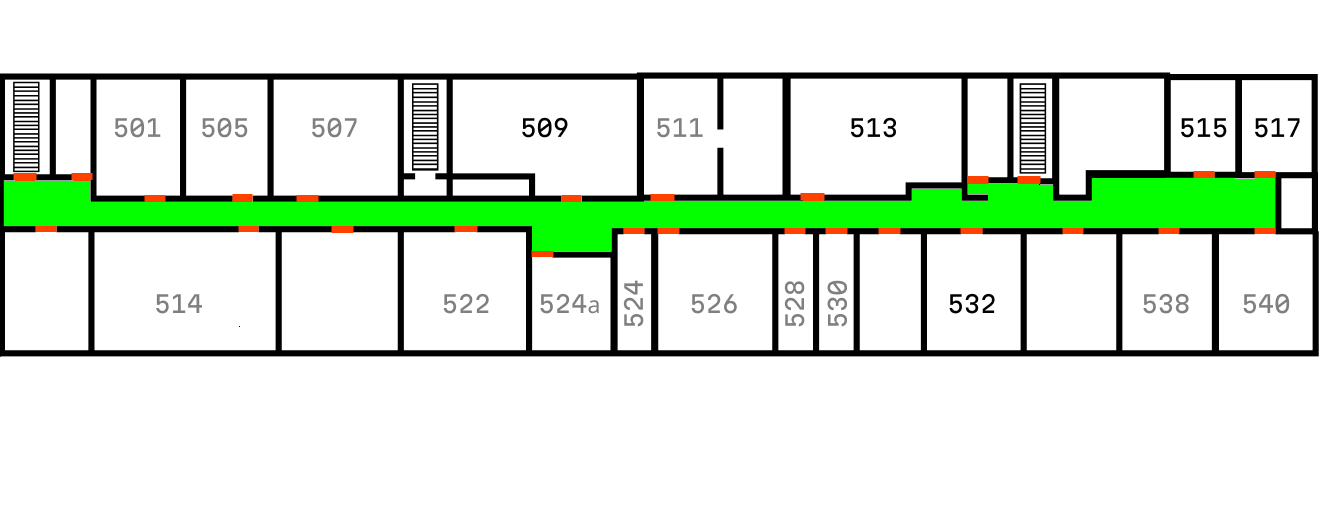
#> input picture preprocessed_plan5.png, 1339 x 522 px
$ python graph_builder.py
#> lines starting #> are read from the running program, lines starting #| are printed output that depends on the picture; after the words box and inside, x2 and y2 are one past the last pixel; in counts of white or black regions, pixels touching at a corner belong together
import cv2
import numpy as np
import matplotlib.pyplot as plt
import networkx as nx
from scipy.spatial import KDTree
from scipy import ndimage
from skimage.morphology import thin, skeletonize
from skimage import measure

def process_floor_plan(image_path):
    # Загружаем изображение
#> called with image_path = 'preprocessed_plan5.png'
    image = cv2.imread(image_path)
#> image is the input picture: shape (522, 1339, 3); mean B, G, R 216.4, 232.2, 218

    # 1. Выделяем зеленую область (коридор)
    green_mask = extract_green_area(image)

    # 2. Выделяем красные области (двери)
    red_mask = extract_red_areas(image)

    # 3. Строим упрощённый скелет коридора с помощью thin
    corridor_skeleton = create_skeleton(green_mask)
    # with open('reco1_out.txt', 'w') as f:
    #     f.write(str(corridor_skeleton))

    # 4. Находим центры красных линий (двери)
    door_points = find_door_centers(red_mask)

    # 5. Строим граф с чисто манхэттеновскими путями
    G = build_manhattan_graph_strict(door_points, corridor_skeleton, green_mask)

    return G, door_points, corridor_skeleton, green_mask, red_mask

def extract_green_area(image):
    """Выделяем зеленую область (коридор)"""
    hsv = cv2.cvtColor(image, cv2.COLOR_BGR2HSV)

    # Диапазон зеленого цвета в HSV
    lower_green = np.array([35, 50, 50])
    upper_green = np.array([85, 255, 255])

    green_mask = cv2.inRange(hsv, lower_green, upper_green)
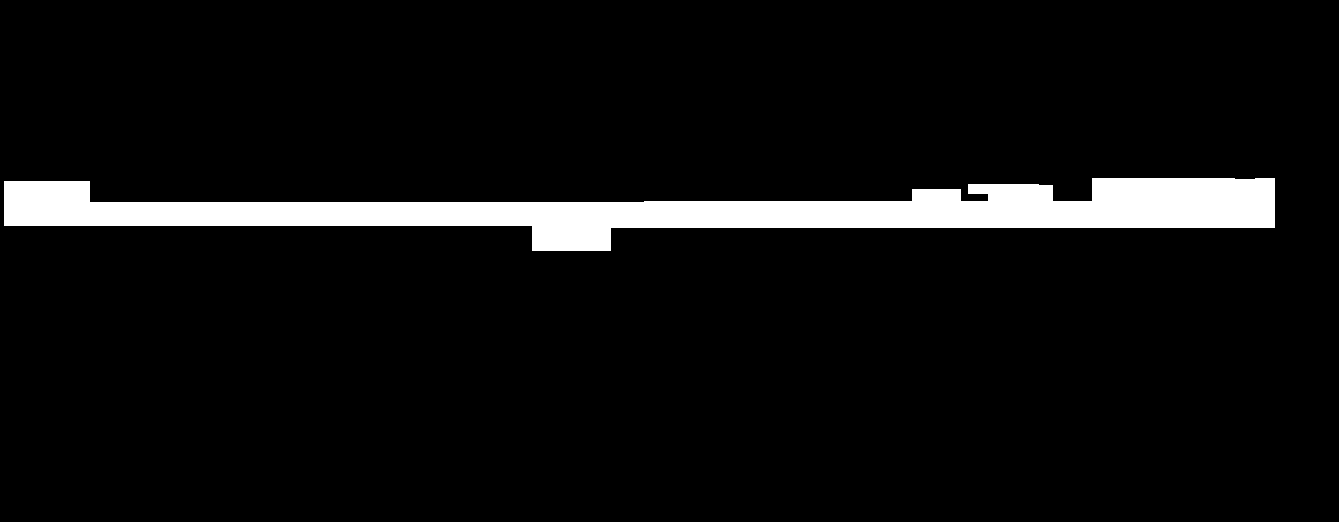
#> green_mask: shape (522, 1339); 6.1% white; 1 white region, box (x1, y1, x2, y2) and area: (4, 178, 1275, 251) 42312

    # Морфологические операции для очистки маски
    kernel = np.ones((3,3), np.uint8)
    green_mask = cv2.morphologyEx(green_mask, cv2.MORPH_CLOSE, kernel)
    green_mask = cv2.morphologyEx(green_mask, cv2.MORPH_OPEN, kernel)

    return green_mask

def extract_red_areas(image):
    """Выделяем красные области (двери)"""
    hsv = cv2.cvtColor(image, cv2.COLOR_BGR2HSV)

    # Два диапазона для красного цвета (т.к. красный на границе HSV)
    lower_red1 = np.array([0, 50, 50])
    upper_red1 = np.array([10, 255, 255])
    lower_red2 = np.array([170, 50, 50])
    upper_red2 = np.array([180, 255, 255])

    red_mask1 = cv2.inRange(hsv, lower_red1, upper_red1)
    red_mask2 = cv2.inRange(hsv, lower_red2, upper_red2)
    red_mask = cv2.bitwise_or(red_mask1, red_mask2)

    return red_mask

def create_skeleton(green_mask):
    """Создаем скелет с помощью thin и упрощаем его"""
    # Убедимся, что маска бинарная
    _, binary = cv2.threshold(green_mask, 1, 255, cv2.THRESH_BINARY)

    # Используем thin для получения скелета
    # skeleton = thin(binary // 255)
    skeleton = skeletonize(binary // 255)
    skeleton = (skeleton * 255).astype(np.uint8)

    return skeleton

def find_angles(skeleton):
    cv2.findContours()
    angles = cv2.cornerHarris(skeleton, )

def find_angles_contour(skeleton):
    # Находим контуры и аппроксимируем
    approx_list = []
    contours, _ = cv2.findContours(skeleton, cv2.RETR_EXTERNAL, cv2.CHAIN_APPROX_SIMPLE)
    for contour in contours:
        epsilon = 0.02 * cv2.arcLength(contour, True)
        approx = cv2.approxPolyDP(contour, epsilon, True)
        approx_list.append(approx)
        # Углы - это вершины аппроксимированного контура
    return approx_list

def find_door_centers(red_mask):
    """Находим центры красных линий (двери)"""
    # Находим контуры красных областей
    contours, _ = cv2.findContours(red_mask, cv2.RETR_EXTERNAL, cv2.CHAIN_APPROX_SIMPLE)
#> contours = 26 contours; largest, box (x1, y1, x2, y2) and area: (800, 193, 825, 201) 164, (1017, 176, 1041, 184) 160, (13, 173, 37, 181) 158, (967, 176, 989, 184) 146, (650, 194, 675, 201) 144

    door_points = []
    for contour in contours:
        # Аппроксимируем контур до линии
        if len(contour) >= 2:
            # Находим ориентированную bounding box
            rect = cv2.minAreaRect(contour)
            center, size, angle = rect
            door_points.append((int(center[0]), int(center[1])))
#> this loop made 26 passes
#> (contour, rect) on passes 2 to 3: ([[1158, 228], [1158, 233], [1179, 233], [1179, 228]], ((1168.5, 230.5), (5, 21), -90)), ([[1062, 228], [1062, 233], [1083, 233], [1083, 228]], ((1072.5, 230.5), (5, 21), -90))
#> after the loop, door_points = 26 pairs, first value 24 to 1264, second value 174 to 253

    return door_points

def build_manhattan_graph_strict(door_points, corridor_skeleton, green_mask):
    """Строим граф со строго манхэттеновскими путями (только горизонтальные/вертикальные)"""
    G = nx.Graph()

    # Добавляем узлы для дверей
    for i, door in enumerate(door_points):
        G.add_node(f"door_{i}", pos=door, type='door')
#> this loop made 26 passes
#> door on passes 1 to 4: (542, 253), (1168, 230), (1072, 230), (971, 230)

    # Находим точки скелета для соединения
    skeleton_points = find_skeleton_points_straight(corridor_skeleton)
    if len(skeleton_points) == 0:
        return G

    # Создаем KD-дерево для быстрого поиска ближайших точек скелета
    skeleton_kdtree = KDTree(skeleton_points)

    # Для каждой двери находим ближайшую точку на скелете
    for i, door in enumerate(door_points):
        door_node = f"door_{i}"

        # Находим ближайшую точку скелета
        distance, idx = skeleton_kdtree.query([door])
        nearest_skeleton_point = tuple(skeleton_points[idx[0]])

        # Создаем строго манхэттеновский путь от двери до скелета
        path = create_strict_manhattan_path(door, nearest_skeleton_point, green_mask)

        # Добавляем путь в граф
        if path and len(path) > 1:
            add_path_to_graph(G, path, door_node, i)

    # Соединяем точки скелета между собой строго ортогональными путями
    connect_skeleton_points_strict(G, skeleton_points, green_mask)

    return G

def find_skeleton_points_straight(skeleton):
    """Находим ключевые точки скелета, предпочитая прямые участки"""
    # Находим все точки скелета
    points = np.column_stack(np.where(skeleton > 0))
#> points = 1279 pairs, first value 187 to 226, second value 25 to 1265
    if len(points) == 0:
        return []

    # Преобразуем в формат (x, y)
    points = points[:, [1, 0]]
#> points = 1279 pairs, first value 25 to 1265, second value 187 to 226

    # Находим концевые точки и точки ветвления
    key_points = []

    for point in points:
        x, y = point
        # Проверяем количество соседей (только ортогональные)
        neighbors = 0
        for dx, dy in [(-1,0), (1,0), (0,-1), (0,1)]:
            nx, ny = x + dx, y + dy
            if (0 <= nx < skeleton.shape[1] and 0 <= ny < skeleton.shape[0] and
                skeleton[ny, nx] > 0):
                neighbors += 1

        # Сохраняем концевые точки и точки ветвления
        if neighbors == 1 or neighbors >= 3:
            key_points.append((x, y))
#> this loop made 1279 passes
#> (x, y) on passes 1 to 3: (1265, 187), (973, 188), (974, 188)
#> after the loop, key_points = 30 pairs, first value 25 to 1249, second value 188 to 226
#> in build_manhattan_graph_strict, `skeleton_points = find_skeleton_points_straight(corridor_skeleton)`: skeleton_points has the same summary as key_points in find_skeleton_points_straight
#> the loop in build_manhattan_graph_strict, `for i, door in enumerate(door_points):` made 26 passes
#> door on passes 15 to 18: (571, 198), (307, 198), (154, 198), (662, 197)

    # Если ключевых точек мало, добавляем точки с максимальным количеством ортогональных соседей
    if len(key_points) < 3:
        # Сортируем по количеству соседей и берем топ-10
        neighbor_counts = []
        for point in points:
            x, y = point
            neighbors = 0
            for dx, dy in [(-1,0), (1,0), (0,-1), (0,1)]:
                nx, ny = x + dx, y + dy
                if (0 <= nx < skeleton.shape[1] and 0 <= ny < skeleton.shape[0] and
                    skeleton[ny, nx] > 0):
                    neighbors += 1
            neighbor_counts.append((point, neighbors))

        neighbor_counts.sort(key=lambda x: x[1], reverse=True)
        additional_points = [p[0] for p in neighbor_counts[:min(10, len(neighbor_counts))]]
        key_points.extend(additional_points)

    return list(set(key_points))  # Убираем дубликаты

def create_strict_manhattan_path(start, end, green_mask):
    """Создаем строго манхэттеновский путь (только горизонтальные/вертикальные отрезки)"""
    path = [start]

    # Всегда сначала горизонтальное движение, потом вертикальное
    intermediate = (end[0], start[1])

    # Проверяем, что оба отрезка находятся в коридоре
    if (is_path_in_green_area(start, intermediate, green_mask) and
        is_path_in_green_area(intermediate, end, green_mask)):
        path.append(intermediate)
        path.append(end)
    else:
        # Пробуем вертикальное движение первым
        intermediate = (start[0], end[1])
        if (is_path_in_green_area(start, intermediate, green_mask) and
            is_path_in_green_area(intermediate, end, green_mask)):
            path.append(intermediate)
            path.append(end)
        else:
            # Если прямой путь не работает, находим альтернативный манхэттеновский путь
            path = find_alternative_manhattan_path_strict(start, end, green_mask)

    return path

def find_alternative_manhattan_path_strict(start, end, green_mask):
    """Находим альтернативный строго манхэттеновский путь"""
    path = [start]

    # Пробуем разные комбинации горизонтального/вертикального движения
    options = [
        # Вариант 1: Горизонтально -> Вертикально
        [(end[0], start[1]), end],
        # Вариант 2: Вертикально -> Горизонтально
        [(start[0], end[1]), end],
        # Вариант 3: С промежуточной точкой посередине
        [(start[0] + (end[0]-start[0])//2, start[1]),
         (start[0] + (end[0]-start[0])//2, end[1]), end],
        # Вариант 4: Другой вариант с промежуточной точкой
        [(start[0], start[1] + (end[1]-start[1])//2),
         (end[0], start[1] + (end[1]-start[1])//2), end]
    ]

    for option in options:
        valid_path = True
        test_path = [start] + option

        # Проверяем, что все сегменты пути находятся в коридоре
        for i in range(len(test_path) - 1):
            if not is_path_in_green_area(test_path[i], test_path[i+1], green_mask):
                valid_path = False
                break

        if valid_path:
            return test_path

    # Если ни один вариант не сработал, возвращаем минимальный манхэттеновский путь
    return [start, (end[0], start[1]), end] if abs(end[0]-start[0]) > abs(end[1]-start[1]) else [start, (start[0], end[1]), end]

def is_path_in_green_area(point1, point2, green_mask):
    """Проверяем, что путь между двумя точками находится в коридоре"""
    # Создаем временное изображение для проверки пути
    temp_mask = np.zeros_like(green_mask)
    cv2.line(temp_mask, point1, point2, 255, 2)

    # Проверяем, что все точки пути находятся в зеленой области
    intersection = cv2.bitwise_and(temp_mask, green_mask)

    # Если более 90% пути находится в коридоре, считаем путь валидным
    path_pixels = np.sum(temp_mask > 0)
    valid_pixels = np.sum(intersection > 0)

    return path_pixels > 0 and valid_pixels / path_pixels > 0.9

def add_path_to_graph(G, path, start_node, path_id):
    """Добавляем путь в граф"""
    prev_point = path[0]
    prev_node = start_node

    for j, point in enumerate(path[1:], 1):
        point_node = f"path_{path_id}_{j}"
        G.add_node(point_node, pos=point, type='path_point')
        G.add_edge(prev_node, point_node, weight=distance_manhattan(prev_point, point))
        prev_node = point_node
        prev_point = point

def connect_skeleton_points_strict(G, skeleton_points, green_mask):
    """Соединяем точки скелета между собой строго ортогональными путями"""
    if len(skeleton_points) < 2:
        return

    # Создаем KD-дерево для точек скелета
    kdtree = KDTree(skeleton_points)

    # Соединяем близлежащие точки скелета строго манхэттеновскими путями
    for i, point1 in enumerate(skeleton_points):
        node1 = f"skeleton_{i}"
        if node1 not in G.nodes:
            G.add_node(node1, pos=point1, type='skeleton_point')

        # Находим ближайшие точки
        distances, indices = kdtree.query([point1], k=min(5, len(skeleton_points)))

        for j, idx in enumerate(indices[0]):
            if i != idx:  # Не соединяем точку с самой собой
                point2 = skeleton_points[idx]
                distance = distances[0][j]

                # Соединяем, если точки близки
                if distance < 100:
                    # Создаем строго манхэттеновский путь между точками скелета
                    path = create_strict_manhattan_path(point1, point2, green_mask)

                    if len(path) > 1:
                        node2 = f"skeleton_{idx}"
                        if node2 not in G.nodes:
                            G.add_node(node2, pos=point2, type='skeleton_point')

                        # Добавляем путь между точками скелета
                        add_path_to_graph(G, path, node1, f"sk_{i}_{idx}")
#> this loop made 30 passes
#> point1 on passes 1 to 4: (25, 203), (1116, 203), (1017, 206), (1117, 202)
#> the loop in find_angles_contour, `for contour in contours:` made 1 pass

def distance_manhattan(point1, point2):
    """Вычисляем манхэттеновское расстояние между точками"""
    return abs(point1[0] - point2[0]) + abs(point1[1] - point2[1])

def visualize_results(image, G, door_points, corridor_skeleton, green_mask, red_mask, angles_points):
    """Визуализация результатов"""
    fig, axes = plt.subplots(2, 3, figsize=(18, 12))

    # Исходное изображение
    axes[0,0].imshow(cv2.cvtColor(image, cv2.COLOR_BGR2RGB))
    axes[0,0].set_title('Исходное изображение')

    # Зеленая маска (коридор)
    axes[0,1].imshow(green_mask, cmap='Greens')
    axes[0,1].set_title('Коридор (зеленая область)')

    # Красная маска (двери)
    axes[0,2].imshow(red_mask, cmap='Reds')
    axes[0,2].set_title('Двери (красные области)')

    # Скелет коридора
    axes[1,0].imshow(corridor_skeleton, cmap='gray')
    axes[1,0].set_title('Скелет коридора')

    # Все обнаруженные точки
    result_img = image.copy()
    for door in door_points:
        cv2.circle(result_img, door, 6, (0, 0, 255), -1)  # Красные - двери
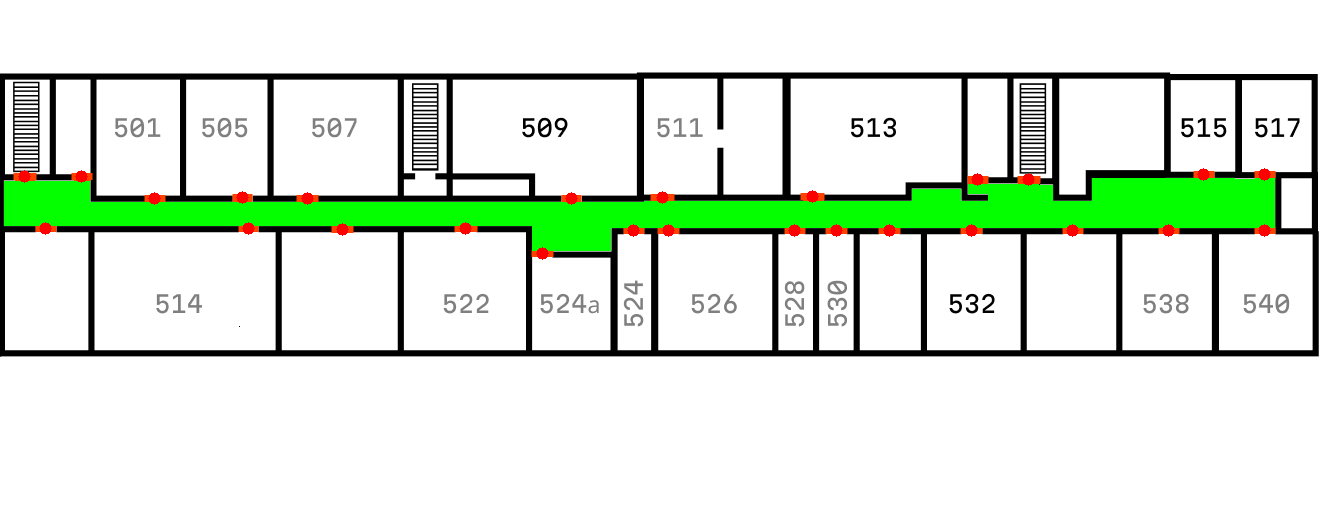
#> result_img: shape (522, 1339, 3); 0.42% of pixels changed, all inside (x1, y1, x2, y2) = (18, 168, 1271, 260)

    # Рисуем скелет поверх изображения
    skeleton_points = np.where(corridor_skeleton > 0)
    for y, x in zip(skeleton_points[0], skeleton_points[1]):
        cv2.circle(result_img, (x, y), 2, (255, 0, 0), -1)  # Синие - точки скелета
#> this loop made 1279 passes
#> (y, x) on passes 1 to 3: (187, 1265), (188, 973), (188, 974)
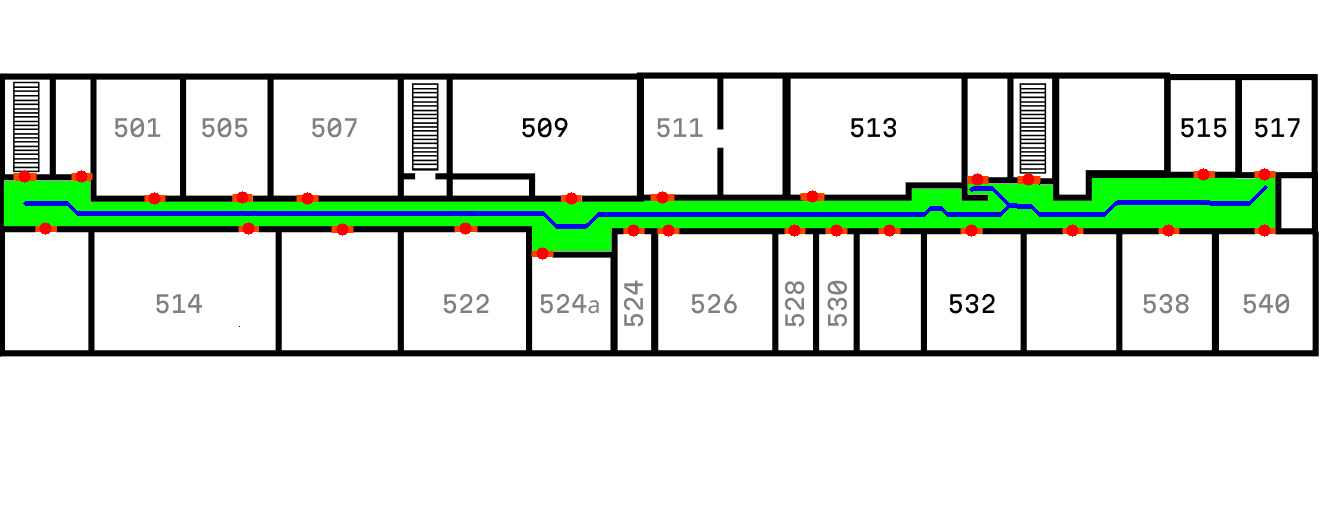
#> result_img: shape (522, 1339, 3); 0.92% of pixels changed, all inside (x1, y1, x2, y2) = (23, 185, 1268, 229)

    angles_points = np.where(angles_points > 0)
    for y,x in zip(angles_points[0], angles_points[1]):
        cv2.circle(result_img, (y,x), 10, (0, 0, 255), -1)
#> this loop made 4 passes
#> y on passes 1 to 4: 0, 0, 1, 1

    axes[1,1].imshow(cv2.cvtColor(result_img, cv2.COLOR_BGR2RGB))
    axes[1,1].set_title('Двери и скелет')

    # # Финальный граф
    # final_img = image.copy()

    # # Рисуем ребра графа
    # for edge in G.edges():
    #     node1_pos = G.nodes[edge[0]]['pos']
    #     node2_pos = G.nodes[edge[1]]['pos']
    #     cv2.line(final_img, node1_pos, node2_pos, (0, 255, 0), 2)

    # # Рисуем узлы графа
    # for node, data in G.nodes(data=True):
    #     pos = data['pos']
    #     if data['type'] == 'door':
    #         cv2.circle(final_img, pos, 6, (0, 0, 255), -1)  # Красные - двери
    #     elif data['type'] == 'path_point':
    #         cv2.circle(final_img, pos, 3, (255, 255, 0), -1)  # Голубые - точки пути
    #     elif data['type'] == 'skeleton_point':
    #         cv2.circle(final_img, pos, 4, (255, 0, 0), -1)  # Синие - точки скелета

    # axes[1,2].imshow(cv2.cvtColor(final_img, cv2.COLOR_BGR2RGB))
    # axes[1,2].set_title('Строго манхэттеновский граф')

    plt.tight_layout()
    plt.show()
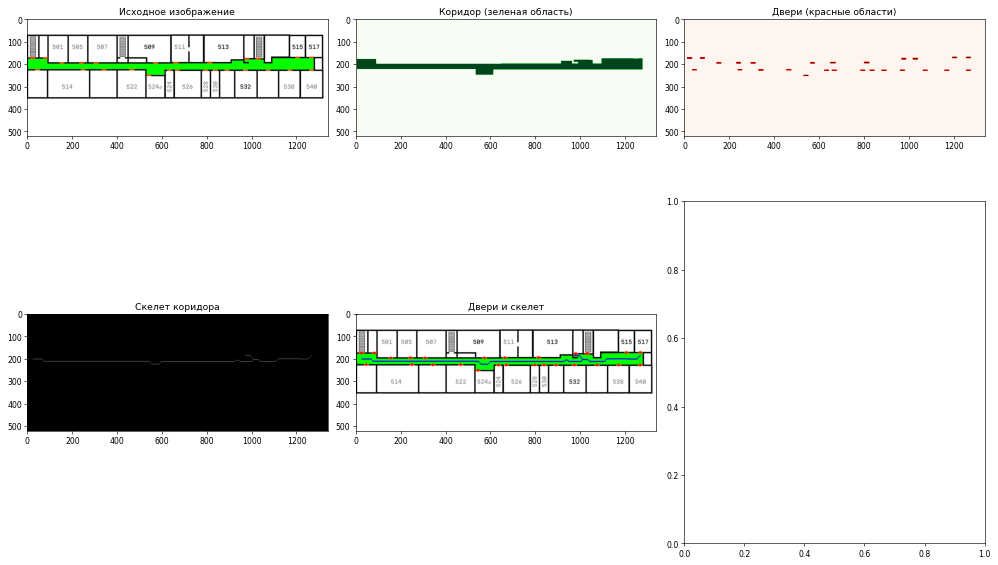
#> figure drawn by matplotlib, 5 panels

# Использование
if __name__ == "__main__":
    image_path = "preprocessed_plan5.png"
    G, doors, skeleton, green_mask, red_mask = process_floor_plan(image_path)

    angles = find_angles_contour(skeleton=skeleton)
    # with open('result_angles.txt', 'w') as f:
    #     f.write(str(list(map(str,angles))))

    # Загружаем изображение для визуализации
    image = cv2.imread(image_path)
    visualize_results(image, G, doors, skeleton, green_mask, red_mask, angles[0])
    cv2.imwrite('greenmask_result.png', green_mask)

    # Выводим информацию о графе
    print(f"Всего дверей: {len(doors)}")
#| Всего дверей: 26
    print(f"Всего вершин в графе: {G.number_of_nodes()}")
#| Всего вершин в графе: 332
    print(f"Всего ребер в графе: {G.number_of_edges()}")
#| Всего ребер в графе: 276

    # Сохраняем граф для дальнейшего использования
    # nx.write_gml(G, "floor_plan_graph.gml")
